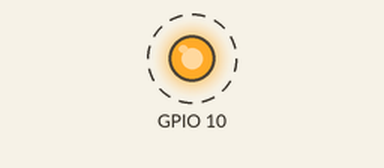
A program run on a simulated Raspberry Pi (BCM pin numbers). Parts: output pins drawn as LEDs (lit = HIGH). Dashed ring = blinking.

Above: at 0.5 s.
Timing chart, 0 to 4.6 s (numbered marks = the images above):
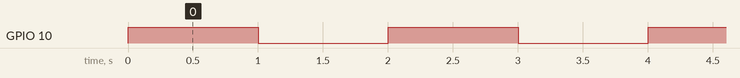

The program:

FlashingLED204.py
```python
import RPi.GPIO as GPIO #Import GPIO library
import time
GPIO.setwarnings(False)
GPIO.setmode(GPIO.BCM)
GPIO.setup(10,GPIO.OUT)

try:
    while True:
        GPIO.output(10, 1) #turn on the LED
        time.sleep(1)
        GPIO.output(10, 0) #turn off the LED
        time.sleep(1)
except KeyboardInterrupt:
    GPIO.cleanup()
```

Measured:
- by itself, GPIO 10: alternates HIGH for 1.0 s and LOW for 1.0 s
